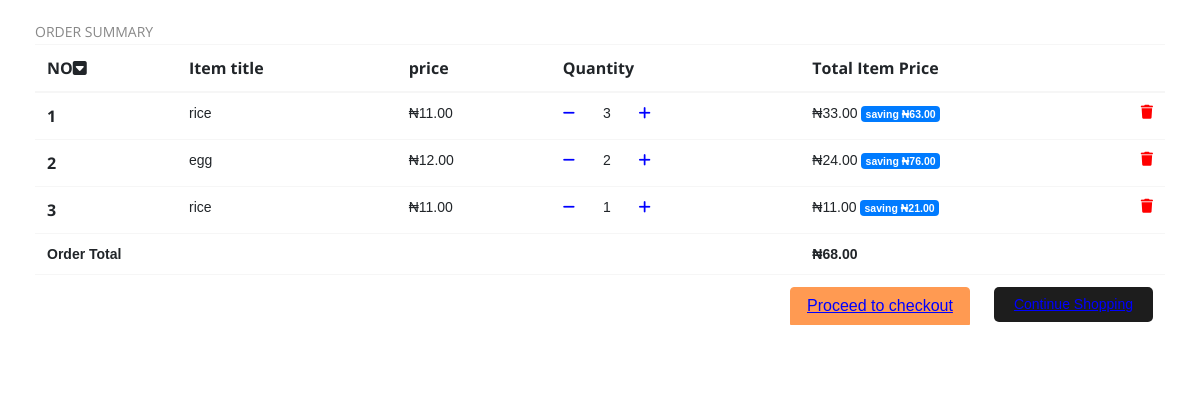
Screenshot of /products/order-summary/ (signed in) with the database file from the repository.
### products/models.py (models this page shows, shortened)
class OrderItem(models.Model):
    user = models.ForeignKey(settings.AUTH_USER_MODEL, on_delete=models.CASCADE)
    ordered = models.BooleanField(default=False)
    item = models.ForeignKey(Item, on_delete=models.CASCADE)
    quantity = models.IntegerField(default=1)
    def get_total_item_price(self):
        return self.quantity * self.item.price
    def get_total_discount_item_price(self):
        return self.quantity * self.item.discount_price
    def get_amount_saved(self):
        return self.get_total_item_price() - self.get_total_discount_item_price()
    def get_final_price(self):
        if self.item.discount_price:
            return self.get_total_discount_item_price()
        return self.get_total_item_price()

class Item(models.Model):
    title = models.CharField(max_length=100)
    price = models.DecimalField(max_digits=10000, decimal_places=2)
    discount_price = models.DecimalField(max_digits=10, decimal_places=2, blank=True, null=True)
    category = models.CharField(choices=CATEGORY_CHOICES, max_length=2)
    description = models.TextField(null=True, blank=True)
    picture = models.ImageField(upload_to='picture', max_length=255, null=True, blank=True)
    label = models.CharField(choices=LABEL_CHOICES, max_length=2, default='P')

class Order(models.Model):
    user = models.ForeignKey(settings.AUTH_USER_MODEL,
                             on_delete=models.CASCADE)
    items = models.ManyToManyField(OrderItem)
    ref_code = models.CharField(max_length=20)
    start_date = models.DateTimeField(auto_now_add=True)
    ordered_date = models.DateTimeField()
    ordered = models.BooleanField(default=False)
    payment = models.ForeignKey('Payment', on_delete=models.SET_NULL, blank=True, null=True)
    billing_address = models.ForeignKey(
        'BillingAddress', on_delete=models.SET_NULL, blank=True, null=True
    )
    being_delivered = models.BooleanField(default=False)
    received = models.BooleanField(default=False)
    refund_requested = models.BooleanField(default=False)
    refund_granted = models.BooleanField(default=False)
    def get_total(self):
        total = 0
        for order_item in self.items.all():
            total += order_item.get_final_price()
        return total

### products/views.py (the view)
# urls.py: path('order-summary/', order_summary_view.as_view(), name='order-summary'),
class order_summary_view(LoginRequiredMixin, View):
    def get(self, *args, **kwargs):
        try:
            order = Order.objects.get(user=self.request.user, ordered=False)
            context = {
                'object': order
            }
            return render(self.request, 'products/order_summary.html', context)
        except ObjectDoesNotExist:
            messages.error(self.request, 'you do not have an active order')
            return redirect("products:product-list")

### accounts/models.py (called while the page is built)
    @property
    def is_active(self):
        return self.active

### products/templates/products/order_summary.html (shortened to what this page needs)
{% extends 'base.html' %}
{% block content %}
<main>
    <div class="container">
        <div class="card-body"
        <h2>ORDER SUMMARY</h2>
        <table class="table">
            <thead>
            <tr>
                <th scope="col">NO<i class="fa fa-caret-square-down"></i></th>
                <th scope="col">Item title</th>
                <th scope="col">price</th>
                <th scope="col">Quantity</th>
                <th scope="col">Total Item Price</th>
            </tr>
            </thead>
            <tbody>
            {% for order_item in object.items.all %}
            <tr>
                <th scope="row">{{ forloop.counter }}</th>
                <td>{{ order_item.item.title }}</td>
                <td> {% if order_item.item.discount_price %}
                    ₦{{ order_item.item.discount_price }}
                    {% else %}
                    ₦{{ order_item.item.price }}
                    {% endif %}
                </td>
                <td>
                    <a href="{% url 'products:remove-single-item-from-cart' order_item.item.id %}"><i
                            class="fa fa-minus mr-2"></i></a>
                    {{ order_item.quantity }}
                    <a href="{% url 'products:add-to-cart' order_item.item.id %}"><i class="fa fa-plus ml-2"> </i></a>
                </td>
                <td>
                    {% if order_item.item.discount_price %}
                    ₦{{ order_item.get_total_discount_item_price }}
                    <span class="badge badge-primary"> saving ₦{{ order_item.get_amount_saved }}</span>
                    {% else %}
                    ₦{{ order_item.get_total_item_price }}
                    {% endif %}
                    <a style='color: red;' href="{% url 'products:remove-from-cart' order_item.item.id %}">
                        <i class="fa fa-trash float-right"></i>
                    </a>
                </td>
            </tr>
            {% endfor %}
            {% if object.get_total %}
            <tr>
                <td colspan="4"><b>Order Total</b></td>
                <td><b> ₦{{ object.get_total }}</b></td>
            </tr>
            <tr>
                <td colspan="5">
                    <a class='btn btn-primary float-right ml-2' href="{% url 'products:product-list' %}">continue
                        shopping</a>
                    <a class='btn btn-warning float-right rounded-top' href="{% url 'products:checkout' %}">Proceed to
                        checkout</a>
                </td>
            </tr>
            {% endif %}
            </tbody>
        </table>
    </div>
    </div>
</main>
{% endblock %}

### rows the page displays
OrderItem: item "rice", item.discount_price "11.00", quantity "3", get_total_discount_item_price "33.00", get_amount_saved "63.00"
OrderItem: item "egg", item.discount_price "12.00", quantity "2", get_total_discount_item_price "24.00", get_amount_saved "76.00"
OrderItem: item "rice", item.discount_price "11.00", quantity "1", get_total_discount_item_price "11.00", get_amount_saved "21.00"
Order: get_total "68.00"
